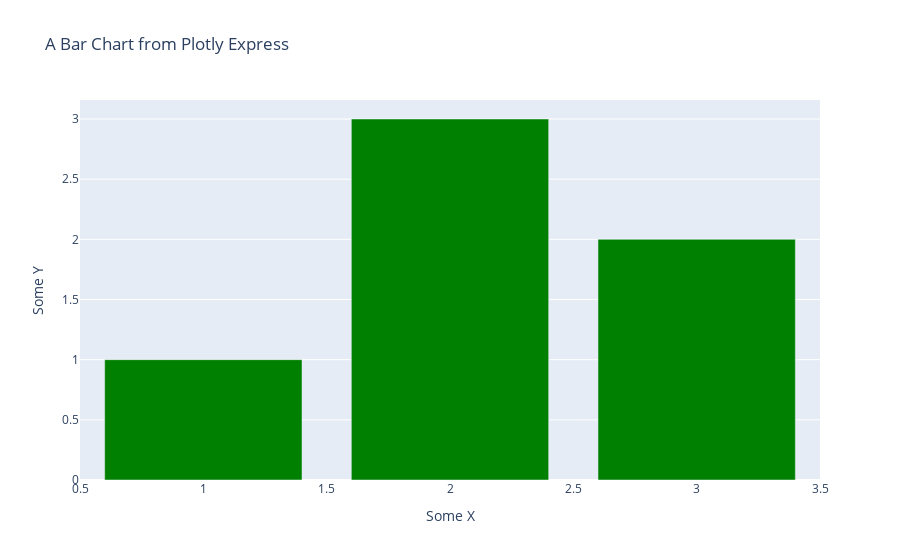

Notebook code cell kept with this figure:
### Markdown cell above
# Bar chart
Here is how a simple bar chart looks like with magic underscores

### Code cell
# prepare the data list
# plotly express supports only dataframes
df = pd.DataFrame(dict(
        x=[1, 2, 3],
        y=[1, 3, 2]
    ))


# prepare the layout
title = "A Bar Chart from Plotly Express"
labels={'x': 'Some X', 'y':'Some Y'}

fig = px.bar(df, 
             x='x', y='y', # data from df columns,
             title=title,
             labels=labels)
fig.update_traces(marker_color='green')
fig.show(renderer='jupyterlab')

### Figure 1 — Plotly figure (JSON) as saved in the notebook; plotly's stock layout.template omitted (floating-point values rounded to 4 significant figures)
{"data": [{"alignmentgroup": "True", "hovertemplate": "Some X=%{x}<br>Some Y=%{y}<extra></extra>", "legendgroup": "", "marker": {"color": "green"}, "name": "", "offsetgroup": "", "orientation": "v", "showlegend": false, "textposition": "auto", "type": "bar", "x": [1, 2, 3], "xaxis": "x", "y": [1, 3, 2], "yaxis": "y"}], "layout": {"autosize": true, "barmode": "relative", "legend": {"tracegroupgap": 0}, "title": {"text": "A Bar Chart from Plotly Express"}, "xaxis": {"anchor": "y", "autorange": true, "domain": [0, 1], "range": [0.5, 3.5], "title": {"text": "Some X"}, "type": "linear"}, "yaxis": {"anchor": "x", "autorange": true, "domain": [0, 1], "range": [0, 3.158], "title": {"text": "Some Y"}, "type": "linear"}}}
